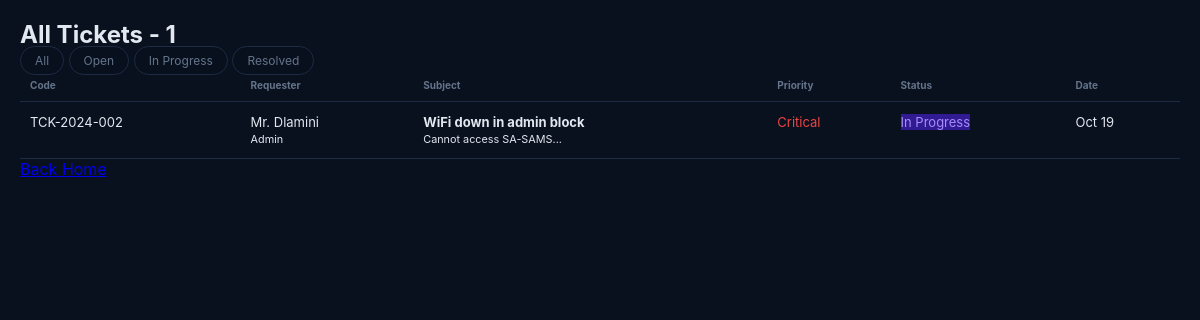
The app's page /view_tickets.php?status=In Progress with its own data.
### tables this page shows
CREATE TABLE IF NOT EXISTS tickets (
  id INT AUTO_INCREMENT PRIMARY KEY,
  ticket_code VARCHAR(20) UNIQUE NOT NULL,
  requester_name VARCHAR(100) NOT NULL,
  department VARCHAR(100) NOT NULL,
  category ENUM('Hardware','Software','Network','Email','Printer','Other') NOT NULL,
  priority ENUM('Low','Medium','High','Critical') NOT NULL DEFAULT 'Medium',
  subject VARCHAR(255) NOT NULL,
  description TEXT NOT NULL,
  status ENUM('Open','In Progress','Resolved','Closed') NOT NULL DEFAULT 'Open',
  assigned_to VARCHAR(100) DEFAULT 'e-Cadre Support',
  created_at TIMESTAMP DEFAULT CURRENT_TIMESTAMP,
  updated_at TIMESTAMP DEFAULT CURRENT_TIMESTAMP ON UPDATE CURRENT_TIMESTAMP
);

### view_tickets.php (the view, shortened to what this page needs)
<?php require 'config.php';
$filter=$_GET['status']??'';
$sql="SELECT * FROM tickets";
if($filter) $sql.=" WHERE status=".$pdo->quote($filter);
$sql.=" ORDER BY created_at DESC";
$tickets=$pdo->query($sql)->fetchAll();
?>
<!DOCTYPE html>
<html>
    <head>
        <title>All Tickets</title><link rel="stylesheet" href="style.css">
    </head>
    <body>
        <div class="container">
            <h2>All Tickets - <?= count($tickets) ?></h2>
            <div class="filters">
                <a href="view_tickets.php" class="chip">All</a>
                <a href="?status=Open" class="chip">Open</a>
                <a href="?status=In Progress" class="chip">In Progress</a>
                <a href="?status=Resolved" class="chip">Resolved</a>
            </div>
        <table>
            <tr>
                <th>Code</th>
                <th>Requester</th>
                <th>Subject</th>
                <th>Priority</th>
                <th>Status</th>
                <th>Date</th>
            </tr>
        <?php foreach($tickets as $t): ?>
            <tr>
            <td><?= $t['ticket_code'] ?></td>
            <td><?= htmlspecialchars($t['requester_name']) ?>
            <br><small><?= $t['department'] ?></small></td>
        <td>
            <strong><?= htmlspecialchars($t['subject']) ?></strong>
            <br><small><?= substr($t['description'],0,50) ?>...</small>
        </td>
        <td>
            <span class="badge priority-<?= strtolower($t['priority']) ?>"><?= $t['priority'] ?></span>
        </td>
        <td>
            <span class="badge status-<?= str_replace(' ','-',strtolower($t['status'])) ?>"><?= $t['status'] ?></span>
        </td>
        <td>
            <?= date('M d', strtotime($t['created_at'])) ?>
        </td>
        </tr>
        <?php endforeach; ?>
        </table>
        <a href="index.php" class="btn">Back Home</a>
        </div>
    </body>
</html>

### style.css (style rules this page uses)
:root { --bg-dark: #0a111e; --panel-bg: #111a2e; --panel-border: #1d2b45; --input-bg: #09101d; --text-main: #e2e8f0; --text-muted: #64748b; --accent-blue: #2563eb; --accent-blue-hover: #1d4ed8; --status-open-bg: #1e3a8a; --status-open-text: #60a5fa; --status-progress-bg: #311b92; --status-progress-text: #a78bfa; --status-resolved-bg: #064e3b; --status-resolved-text: #34d399; --priority-low: #10b981; --priority-medium: #f59e0b; --priority-high: #f97316; --priority-critical: #ef4444; }
* { box-sizing: border-box; margin: 0; padding: 0; font-family: -apple-system, BlinkMacSystemFont, "Segoe UI", Roboto, sans-serif; }
body { background-color: var(--bg-dark); color: var(--text-main); padding: 20px; }
.chip { padding: 6px 14px; border-radius: 16px; font-size: 12px; color: var(--text-muted); text-decoration: none; background: var(--input-bg); border: 1px solid var(--panel-border); }
table { width: 100%; border-collapse: collapse; }
th { text-align: left; font-size: 10px; color: var(--text-muted); padding: 10px; border-bottom: 1px solid var(--panel-border); }
td { padding: 12px 10px; border-bottom: 1px solid var(--panel-border); font-size: 13px; vertical-align: top; }
.priority-critical { color: var(--priority-critical); }
.status-in-progress { background: var(--status-progress-bg); color: var(--status-progress-text); }

### records on screen
tickets: ticket_code "TCK-2024-002", requester_name "Mr. Dlamini", department "Admin", subject "WiFi down in admin block", description "Cannot access SA-SAMS", priority "Critical", status "In Progress", created_at "Oct 19"

### other values on screen
count($tickets) "1"
